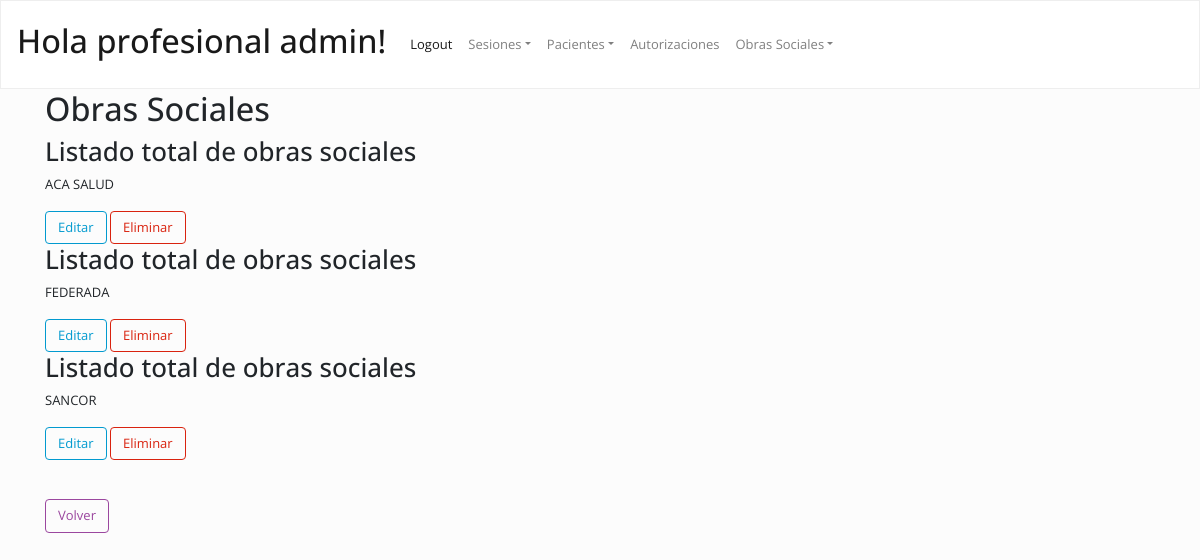
The app's page /psicologia/obrassociales/ (signed in) with its own data.
### psicologia/models.py (models this page shows, shortened)
class ObraSocial(models.Model):
	nombre = models.CharField(max_length=70)
	class Meta:
		ordering = ["nombre"]
		verbose_name_plural = "Obras Sociales"

### psicologia/views.py (the view)
class ObraSocialList(ListView):
	model = ObraSocial
	queryset = ObraSocial.objects.all()
	template_name = "obrasSociales.html"

### psicologia/templates/obrasSociales.html
{%  extends 'index_psicologia.html' %}
{% block content %}
	<h1>Obras Sociales</h1>
	{% if object_list %}
	{% for s in object_list %}
		<div>
			<h2>Listado total de obras sociales</h2>
			<p>{{ s.nombre }}</p>
			<a class="btn btn-outline-info" href="editar/{{ s.id }}" title="">Editar</a>
			<a class="btn btn-outline-primary" href="eliminar/{{ s.id }}" title="">Eliminar</a>
		</div>
	{% endfor %}
	{% else %}
		<p>No hay obras sociales ingresadas</p>
	{% endif %}
	<br />
	<br />
	<a class="btn btn-outline-danger" href="http://localhost/psicologia/" title="">Volver</a>
{% endblock %}

### psicologia/templates/index_psicologia.html (shortened to what this page needs)
{% load staticfiles %}
<!DOCTYPE html>
<html lang="es">
<head>
	<link rel="stylesheet" href="https://maxcdn.bootstrapcdn.com/bootstrap/4.0.0/css/bootstrap.min.css">
	<link rel="stylesheet" type="text/css" href="https://bootswatch.com/4/simplex/bootstrap.min.css">
	<link rel="stylesheet" href="{% static '/css/index_psicologia.css' %}">
</head>
<body>
{% if user.is_authenticated %}
	<nav  class="navbar navbar-expand-lg navbar-light bg-light">
		<div class="collapse navbar-collapse" id="navbarColor03">
			<a class="navbar-brand" href="#"><h1>Hola profesional {{ user.username  }}!</h1></a>
			<ul class="navbar-nav mr-auto">
				<li class="nav-item active">
					<a class="nav-link" href="logout/" >Logout <span class="sr-only">(current)</span></a>
				</li>
				<li  class="nav-item dropdown"><a class="nav-link dropdown-toggle" data-toggle="dropdown" href="#" role="button" aria-haspopup="true" aria-expanded="false">Sesiones</a>
				</li>
				<li  class="nav-item dropdown"><a class="nav-link dropdown-toggle" data-toggle="dropdown" href="#" role="button" aria-haspopup="true" aria-expanded="false">Pacientes</a>
				</li>
				<li  class="nav-item"><a class="nav-link" href="autorizaciones/" >Autorizaciones</a></li>
				<li  class="nav-item dropdown"><a class="nav-link dropdown-toggle" data-toggle="dropdown" href="" role="button" aria-haspopup="true" aria-expanded="false">Obras Sociales</a>
				</li>
			</ul>
		</div>
	</nav>
{% else %}
	<div class="jumbotron">
		<h1>Bienvenido al sitio de administracion psicologica</h1>
		<a class="btn btn-outline-primary" href="login/">Login  <span class="sr-only">(current)</span></a>
	</div>
{% endif %}
<div class="container">
{% block content %}
{% endblock %}
</div>
</body>
</html>

### records on screen
ObraSocial: nombre "ACA SALUD"
ObraSocial: nombre "FEDERADA"
ObraSocial: nombre "SANCOR"

### other values on screen
{{ user.username }} "admin"
